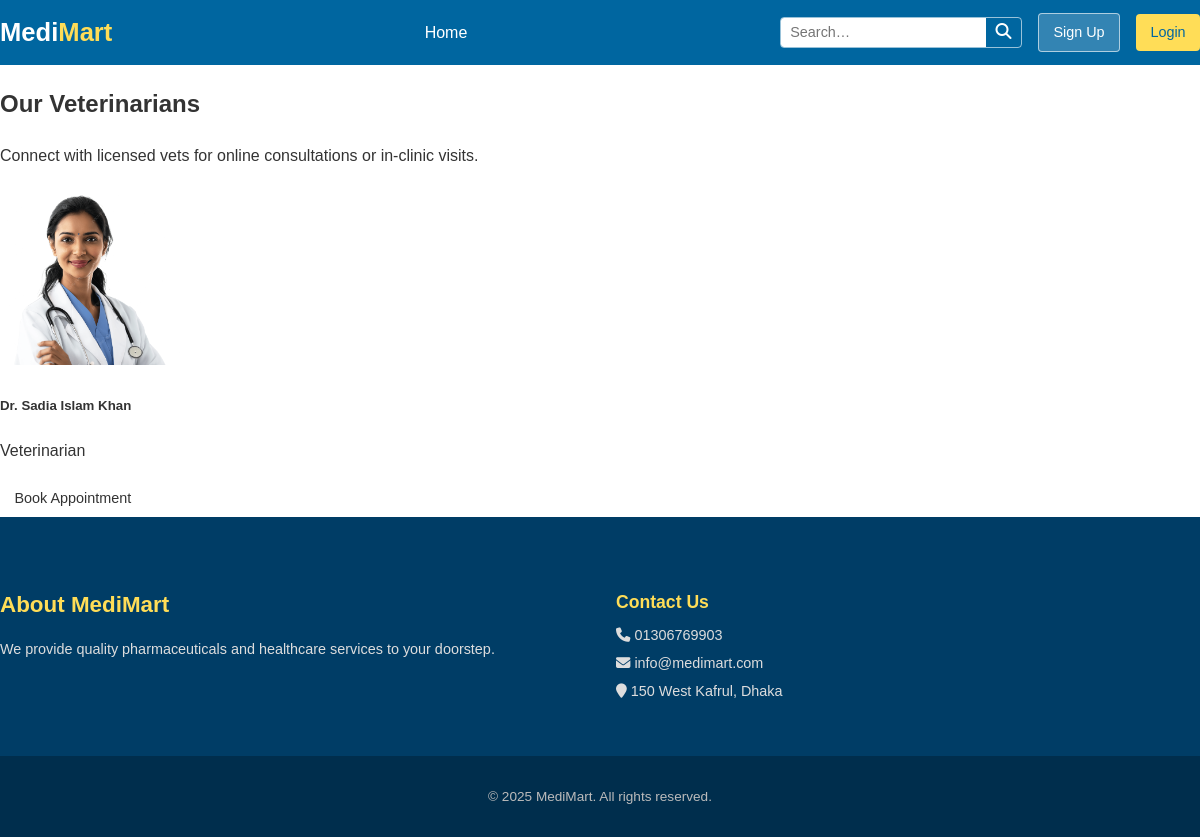
Screenshot of /pet-care/doctors/ with the database file from the repository.
### main/models.py (models this page shows, shortened)
class Doctor(models.Model):
    DOCTOR_TYPES = [
        ('human', 'Human Doctor'),
        ('vet', 'Veterinarian'),
    ]
    user = models.OneToOneField(
        User,
        on_delete=models.CASCADE,
        related_name='doctor_profile',
        null=True,
        blank=True
    )
    name = models.CharField(max_length=100)
    specialty = models.CharField(max_length=100)
    doctor_type = models.CharField(
        max_length=10,
        choices=DOCTOR_TYPES,
        default='human'
    )
    languages = models.CharField(max_length=100)
    location = models.CharField(max_length=100)
    fee = models.DecimalField(
        max_digits=7,
        decimal_places=2,
        default=Decimal('0.00')
    )
    bkash_number = models.CharField(
        max_length=20,
        blank=True,
        null=True
    )
    bio = models.TextField(blank=True, null=True)   # ✅ fixed: allow empty bios
    image = models.ImageField(
        upload_to='doctor_images/',
        blank=True,
        null=True
    )

### main/views.py (the view)
# urls.py: path('pet-care/doctors/', views.pet_doctors, name='pet_doctors'),
def pet_doctors(request):
    doctors = Doctor.objects.filter(doctor_type='vet')
    return render(request, 'main/pet_doctors.html', {'doctors': doctors})

### main/context_processors.py (called while the page is built, shortened)
def cart_count(request):
    if request.user.is_authenticated:
        cart = Cart.objects.filter(user=request.user).first()
        count = cart.items.count() if cart and hasattr(cart, 'items') else 0
    else:
        cart_session = request.session.get('cart', {})
        count = sum(cart_session.values()) if isinstance(cart_session, dict) else 0
    return {'cart_count': count}

def user_group_flags(request):
    user = getattr(request, 'user', None)
    is_doctor = False
    is_patient = False
    is_staff = False
    return {
        'is_doctor': is_doctor,
        'is_patient': is_patient,
        'is_staff': is_staff,
    }

### main/templates/main/pet_doctors.html (shortened to what this page needs)
{% extends "main/base.html" %}
{% load static %}
{% block content %}
<section class="container py-5">
  <div class="text-center mb-5">
    <h1>Our Veterinarians</h1>
    <p>Connect with licensed vets for online consultations or in-clinic visits.</p>
  </div>
  <div class="row justify-content-center g-4">
    {% for doctor in doctors %}
      {% if doctor.doctor_type == 'vet' %}
        <div class="col-12 col-sm-6 col-md-4 col-lg-3">
          <div class="card h-100 shadow-sm">
            {% if doctor.image %}
              <img src="{{ doctor.image.url }}" class="card-img-top" alt="{{ doctor.name }}" style="height:180px; object-fit:cover;">
            {% else %}
              <img src="{% static 'main/images/doctor.png' %}" class="card-img-top" alt="{{ doctor.name }}" style="height:180px; object-fit:cover;">
            {% endif %}
            <div class="card-body text-center">
              <h5 class="card-title"> {{ doctor.name }}</h5>
              <p class="card-text">{{ doctor.specialty|default:"Not specified" }}</p>
                <a href="{% url 'book_vet_appointment' doctor.id %}" class="btn btn-success">Book Appointment</a>
            </div>
          </div>
        </div>
      {% endif %}
    {% empty %}
      <p class="text-center text-muted">No veterinarians available at the moment. Please check back later.</p>
    {% endfor %}
  </div>
</section>
{% endblock %}

### main/static/main/css/style.css (style rules this page uses)
*, *::before, *::after { box-sizing: border-box; }
body { margin: 0; font-family: Arial, sans-serif; line-height: 1.6; color: #333; background-color: #ffffff; }
a { text-decoration: none; color: inherit; }
.container { max-width: 1200px; margin: 0 auto; padding: 0 0; }
.btn { display: inline-block; padding: 0.45rem 0.9rem; border-radius: 4px; font-weight: 500; transition: background-color 0.3s ease; font-size: 0.9rem; }

### rows the page displays
Doctor: image (picture), name "Dr. Sadia Islam Khan", specialty "Veterinarian"
